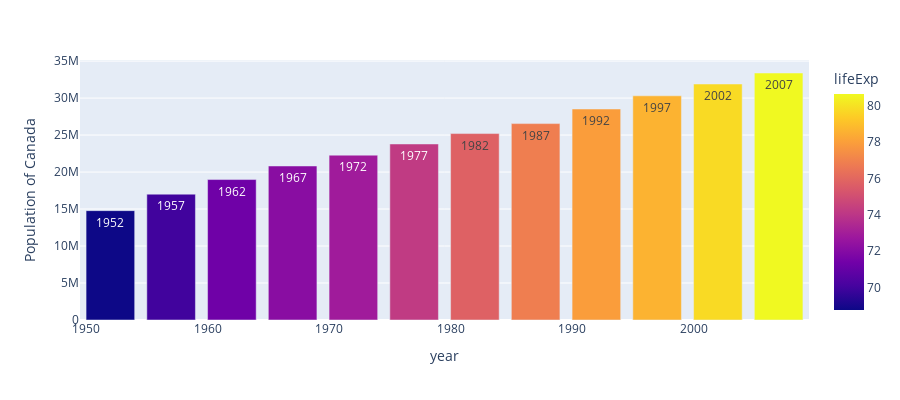

The notebook cell this image was saved under:
### Code cell
px.bar(data_canada, 
       x="year", y="pop", 
       text="year", color= "lifeExp",
       hover_data=["lifeExp", "gdpPercap"], 
       labels= {"pop": "Population of Canada"}, 
       height=400
       )

### Figure 1 — Plotly figure (JSON) as saved in the notebook; plotly's stock layout.template omitted (floating-point values rounded to 4 significant figures)
{"data": [{"alignmentgroup": "True", "customdata": [[68.75, 11370.0], [69.96, 12490.0], [71.3, 13460.0], [72.13, 16080.0], [72.88, 18970.0], [74.21, 22090.0], [75.76, 22900.0], [76.86, 26630.0], [77.95, 26340.0], [78.61, 28950.0], [79.77, 33330.0], [80.65, 36320.0]], "hovertemplate": "year=%{text}<br>Population of Canada=%{y}<br>lifeExp=%{marker.color}<br>gdpPercap=%{customdata[1]}<extra></extra>", "legendgroup": "", "marker": {"color": [68.75, 69.96, 71.3, 72.13, 72.88, 74.21, 75.76, 76.86, 77.95, 78.61, 79.77, 80.65], "coloraxis": "coloraxis", "pattern": {"shape": ""}}, "name": "", "offsetgroup": "", "orientation": "v", "showlegend": false, "text": [1952, 1957, 1962, 1967, 1972, 1977, 1982, 1987, 1992, 1997, 2002, 2007], "textposition": "auto", "type": "bar", "x": [1952, 1957, 1962, 1967, 1972, 1977, 1982, 1987, 1992, 1997, 2002, 2007], "xaxis": "x", "y": [14785584, 17010154, 18985849, 20819767, 22284500, 23796400, 25201900, 26549700, 28523502, 30305843, 31902268, 33390141], "yaxis": "y"}], "layout": {"barmode": "relative", "coloraxis": {"colorbar": {"title": {"text": "lifeExp"}}, "colorscale": [[0, "#0d0887"], [0.1111, "#46039f"], [0.2222, "#7201a8"], [0.3333, "#9c179e"], [0.4444, "#bd3786"], [0.5556, "#d8576b"], [0.6667, "#ed7953"], [0.7778, "#fb9f3a"], [0.8889, "#fdca26"], [1, "#f0f921"]]}, "height": 400, "legend": {"tracegroupgap": 0}, "margin": {"t": 60}, "xaxis": {"anchor": "y", "domain": [0, 1], "title": {"text": "year"}}, "yaxis": {"anchor": "x", "domain": [0, 1], "title": {"text": "Population of Canada"}}}}
